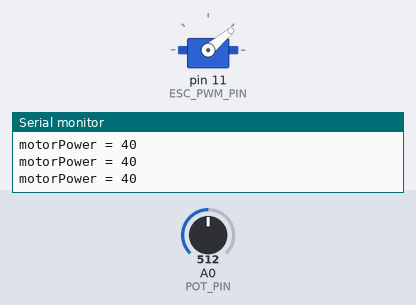
The sketch below on a simulated Arduino Uno, built with avr-gcc and run on an emulated ATmega328P. On the bench: servo, the last lines printed to the serial monitor. The inputs (shaded band) are chosen by the test bench; at power-on: A0 (POT_PIN) = 512.

Above: at 6.2 s.
6.3 s: A0 (POT_PIN) set to 306
At 7.5 s:
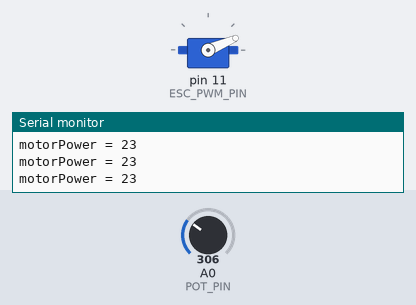
7.8 s: A0 (POT_PIN) set to 900
At 8.8 s:
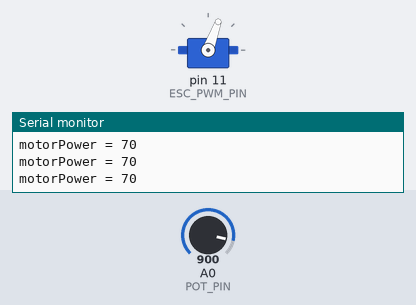
9.3 s: A0 (POT_PIN) set to 1023
At 10.0 s:
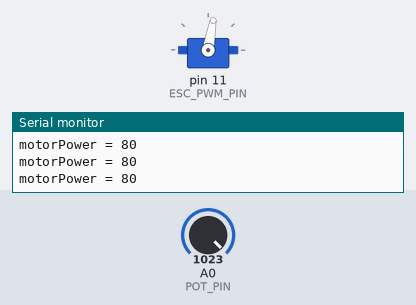
Timing chart, 0 to 12.3 s (numbered marks = the images above; inputs shaded):
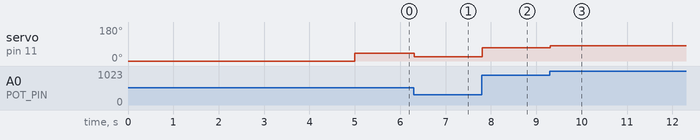

The sketch:

BLDC_test_program.ino
```cpp
#include <Servo.h>

const int POT_PIN = A0;
const int ESC_PWM_PIN = 11;

const int MAX_MOTOR_POWER = 80;

Servo ESC;

int motorPower;

void setup() {

  Serial.begin(9600);

  Serial.println("Initializing ...");
  delay(1000);

  ESC.attach(ESC_PWM_PIN, 1000, 2000);
  ESC.write(0);

  Serial.println("Zeroing BLDC ... starting in 4 sec");
  delay(4000);
  Serial.println("Lets go!");
}

void loop() {

  motorPower = analogRead(POT_PIN);
  motorPower = map(motorPower, 0, 1023, 0, MAX_MOTOR_POWER);

  ESC.write(motorPower);

  Serial.print("motorPower = ");
  Serial.println(motorPower);
}
```

Measured:
- after the input at 6.3 s, servo on pin 11 (ESC_PWM_PIN): 40° → 23° at once
- after the input at 7.8 s, servo on pin 11 (ESC_PWM_PIN): 23° → 70° at once
- after the input at 9.3 s, servo on pin 11 (ESC_PWM_PIN): 70° → 80° at once
